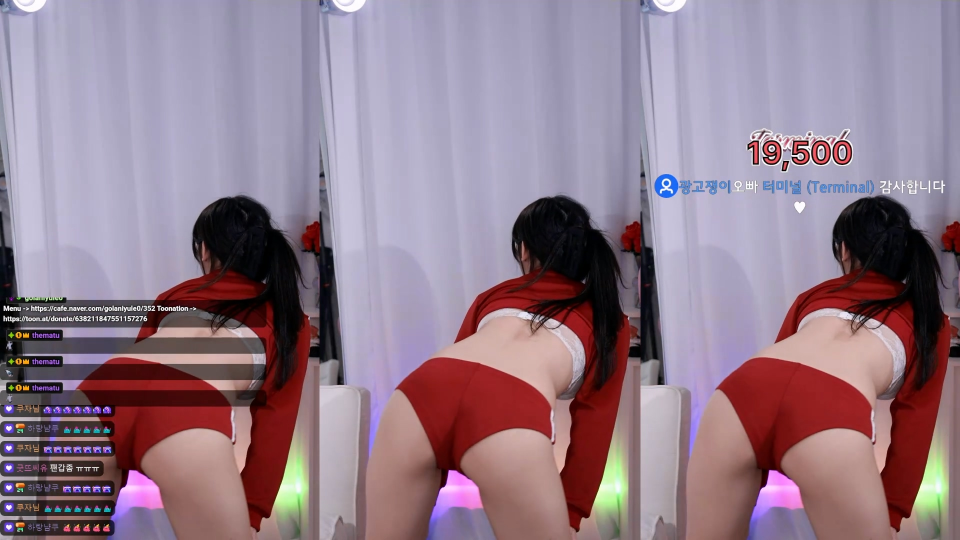
#> input picture cursor/test/image/input_1.jpg, 1920 x 1080 px (shown at 1/2 size)
$ python -i orb_scale_x4_video.py   (imports and definitions only)
#> lines starting #> are read from the running program, lines starting #| are printed output that depends on the picture
#> further down, picture is the input picture: shape (1080, 1920, 3); mean B, G, R 138.8, 124.2, 145.8
import cv2
import numpy as np
import subprocess
import time

def check_tripartite_orb(frame_bgr, tol=3, min_matches=15):
    """1/4 해상도 전용 ORB 판별 로직"""
#> called with tol = 3, min_matches = 15
    h, w = frame_bgr.shape[:2]
    slice_w = w // 3

    left_img = frame_bgr[:, :slice_w]
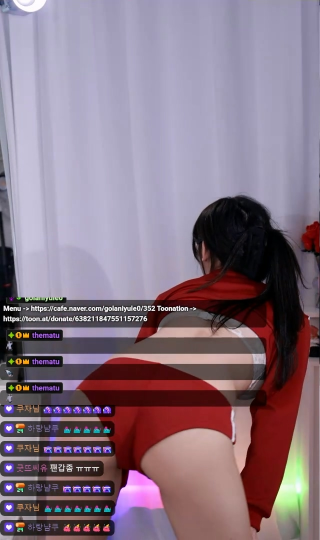
#> left_img: shape (1080, 640, 3) (shown at 1/2 size); mean B, G, R 130.5, 116.1, 134.9
    center_img = frame_bgr[:, slice_w:slice_w*2]
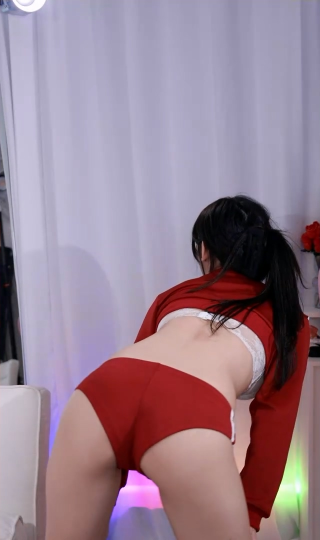
#> center_img: shape (1080, 640, 3) (shown at 1/2 size); mean B, G, R 143.6, 128.7, 151.6
    right_img = frame_bgr[:, slice_w*2:]
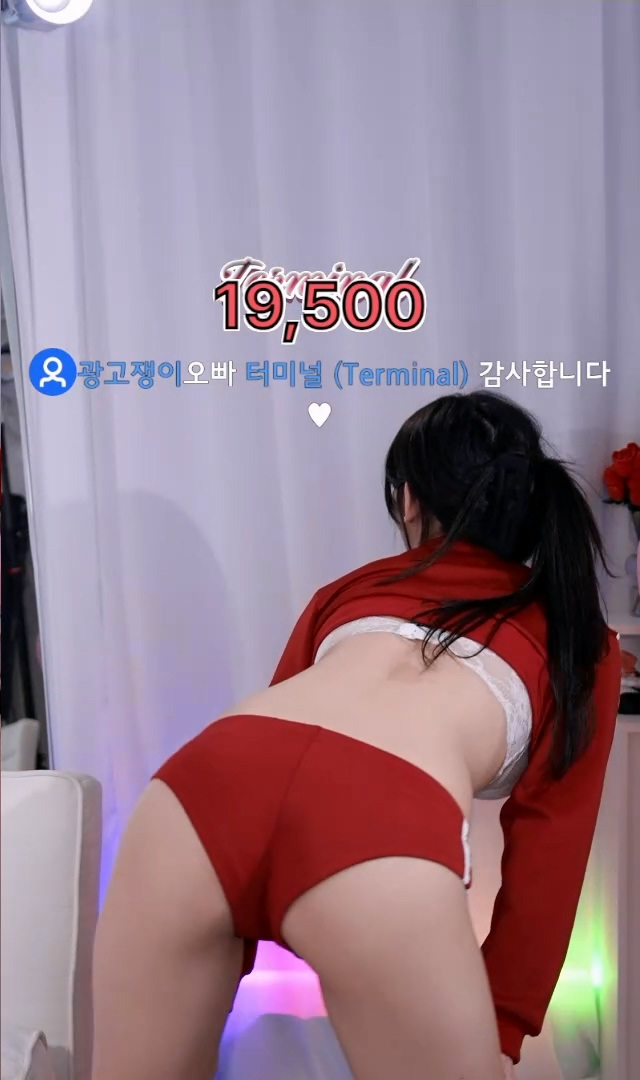
#> right_img: shape (1080, 640, 3); mean B, G, R 142.5, 127.7, 150.9

    orb = cv2.ORB_create(nfeatures=500) # 1/4 해상도라 500개면 충분합니다

    kp_l, des_l = orb.detectAndCompute(left_img, None)
#> kp_l = 500 keypoints; strongest (x, y, size): (298, 618, 31), (325, 618, 31), (290, 639, 31), (333, 617, 31)
    kp_c, des_c = orb.detectAndCompute(center_img, None)
#> kp_c = 500 keypoints; strongest (x, y, size): (259, 943, 77.1), (261, 941, 64.3), (258, 942, 44.6), (258, 941, 31)
    kp_r, des_r = orb.detectAndCompute(right_img, None)
#> kp_r = 500 keypoints; strongest (x, y, size): (226, 327, 31), (296, 323, 31), (236, 327, 31), (317, 295, 37.2)

    if des_c is None:
        return False

    bf = cv2.BFMatcher(cv2.NORM_HAMMING, crossCheck=True)

    matches_left = bf.match(des_c, des_l) if des_l is not None else []
#> matches_left = 93 matches
    matches_right = bf.match(des_c, des_r) if des_r is not None else []
#> matches_right = 95 matches

    left_valid, right_valid = 0, 0

    for m in matches_left:
        pt_c = kp_c[m.queryIdx].pt
        pt_l = kp_l[m.trainIdx].pt
        if abs(pt_c[0] - pt_l[0]) <= tol and abs(pt_c[1] - pt_l[1]) <= tol:
            left_valid += 1
#> this loop made 93 passes
#> (pt_c, pt_l) on passes 1 to 8: ((442, 652), (127.9, 596.2)), ((444, 650), (121, 599)), ((449, 646), (61.2, 598.8)), ((429, 643), (219, 633)), ((439, 643), (211.2, 614.4)), ((436, 642), (204, 634)), ((433, 641), (38, 617)), ((404, 484), (340, 618))
#> after the loop, left_valid = 7

    for m in matches_right:
        pt_c = kp_c[m.queryIdx].pt
        pt_r = kp_r[m.trainIdx].pt
        if abs(pt_c[0] - pt_r[0]) <= tol and abs(pt_c[1] - pt_r[1]) <= tol:
            right_valid += 1
#> this loop made 95 passes
#> (pt_c, pt_r) on passes 1 to 8: ((312, 663), (228.1, 325.6)), ((534, 1035), (232.9, 283.1)), ((446, 648), (223.2, 298.1)), ((435, 646), (283.4, 338.7)), ((433, 641), (256.8, 296.4)), ((404, 484), (304.6, 297.4)), ((390, 485), (268.8, 296.4)), ((428, 641), (334.8, 289.2))
#> after the loop, right_valid = 24

    return (left_valid >= min_matches) and (right_valid >= min_matches)


# [65 lines left out: function scan_video_fast_ffmpeg, not called in this run]

# --- 실행 부분 ---
# [8 lines not run here, left out]

>>> import cv2
>>> picture = cv2.imread('image/input_1.jpg')
>>> result = check_tripartite_orb(picture)
#> result = False

$ run again, on cursor/test/image/input_2.jpg
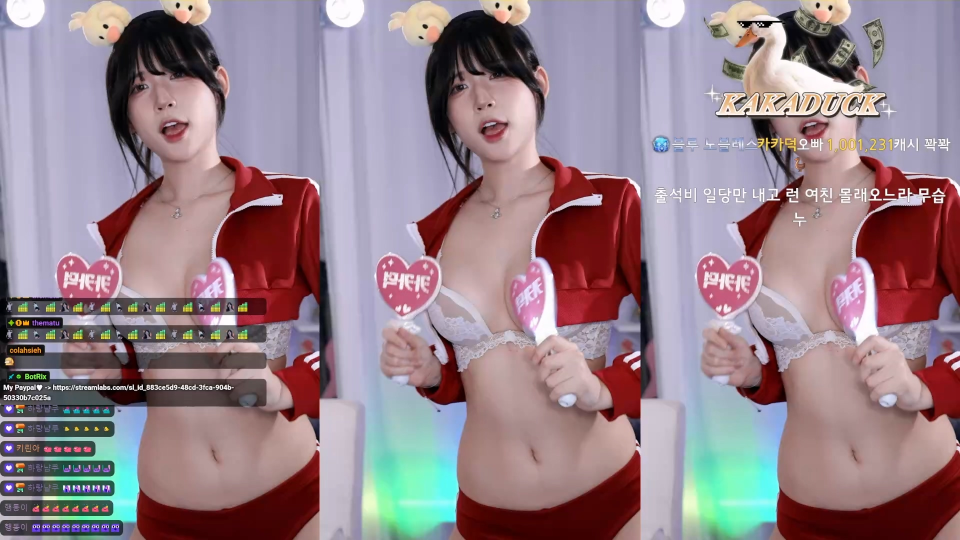
#> input picture cursor/test/image/input_2.jpg, 1920 x 1080 px (shown at 1/2 size)
#> picture is the input picture: shape (1080, 1920, 3); mean B, G, R 138.4, 129.9, 150.3
#> in check_tripartite_orb, `left_img = frame_bgr[:, :slice_w]`:
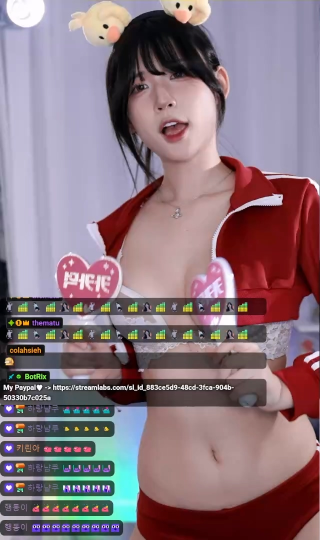
#> left_img: shape (1080, 640, 3) (shown at 1/2 size); mean B, G, R 125.4, 116.6, 137.6
#> in check_tripartite_orb, `right_img = frame_bgr[:, slice_w*2:]`:
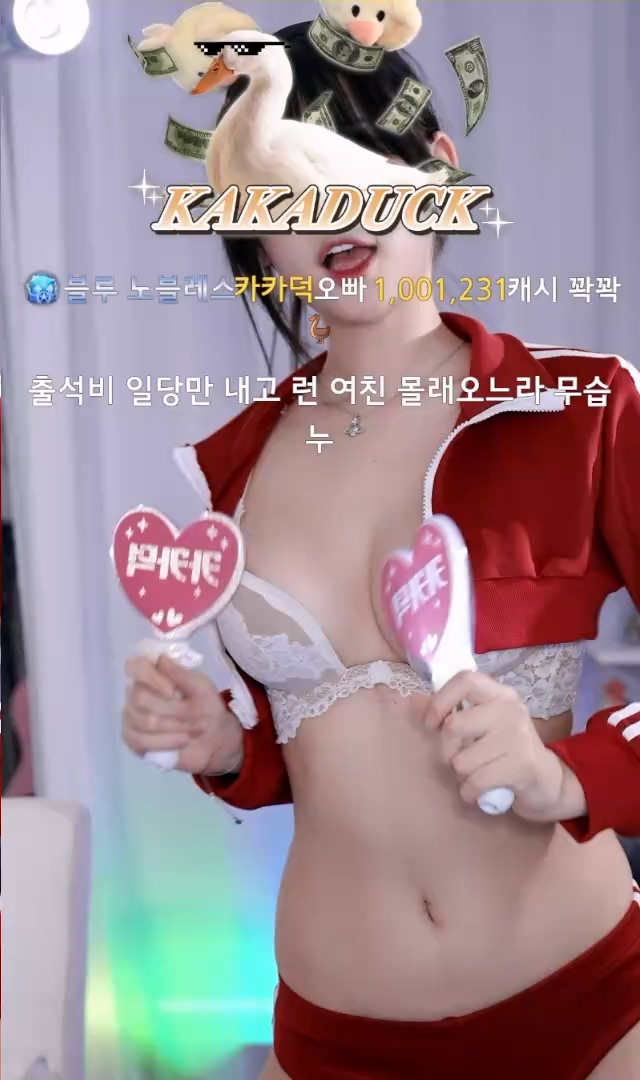
#> right_img: shape (1080, 640, 3); mean B, G, R 146.7, 139.3, 158.9
#> kp_l = 500 keypoints; strongest (x, y, size): (282, 776, 31), (229, 776, 31), (33, 772, 31), (236, 775, 31)
#> kp_c = 500 keypoints; strongest (x, y, size): (206, 51, 31), (558, 394, 64.3), (562, 390, 44.6), (213, 52, 44.6)
#> kp_r = 500 keypoints; strongest (x, y, size): (242, 50, 31), (239, 45, 31), (242, 46, 31), (240, 51, 31)
#> matches_left = 132 matches
#> matches_right = 129 matches
#> the loop in check_tripartite_orb, `for m in matches_left:` made 132 passes
#> (pt_c, pt_l) on passes 1 to 8: ((607, 721), (294, 770.4)), ((288, 172), (216.5, 972.9)), ((130, 544), (284.1, 773.5)), ((436, 132), (380.7, 619.6)), ((211, 793), (59.04, 790.6)), ((178, 557), (230.2, 696.7)), ((141, 531), (284, 769)), ((142, 519), (311, 770.4))
#> after the loop in check_tripartite_orb, `for m in matches_left:`: left_valid = 37
#> the loop in check_tripartite_orb, `for m in matches_right:` made 129 passes
#> (pt_c, pt_r) on passes 1 to 8: ((179, 554), (265.4, 292.4)), ((530, 352), (214.6, 226.1)), ((535, 358), (607, 386)), ((249, 728), (475.3, 385.7)), ((130, 544), (476.6, 383.4)), ((436, 132), (354.7, 222.2)), ((563, 389), (468.6, 383.6)), ((558, 395), (570, 382.8))
#> after the loop in check_tripartite_orb, `for m in matches_right:`: right_valid = 20
#> result = True

$ run again, on cursor/test/image/input_3.jpg
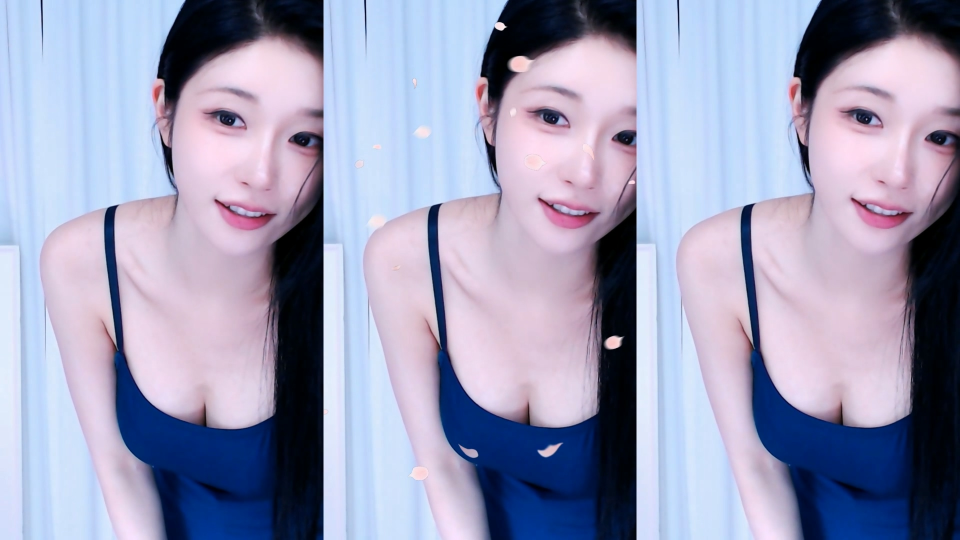
#> input picture cursor/test/image/input_3.jpg, 1920 x 1080 px (shown at 1/2 size)
#> picture is the input picture: shape (1080, 1920, 3); mean B, G, R 183.7, 156.5, 155.5
#> in check_tripartite_orb, `center_img = frame_bgr[:, slice_w:slice_w*2]`:
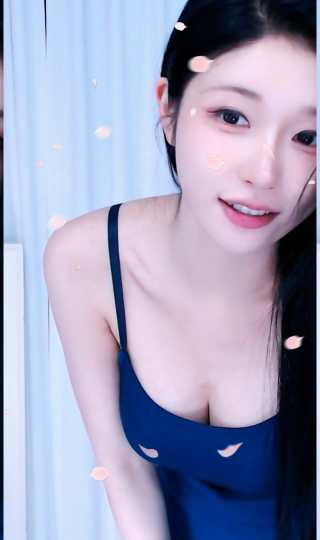
#> center_img: shape (1080, 640, 3) (shown at 1/2 size); mean B, G, R 186.3, 159.1, 158.1
#> in check_tripartite_orb, `right_img = frame_bgr[:, slice_w*2:]`:
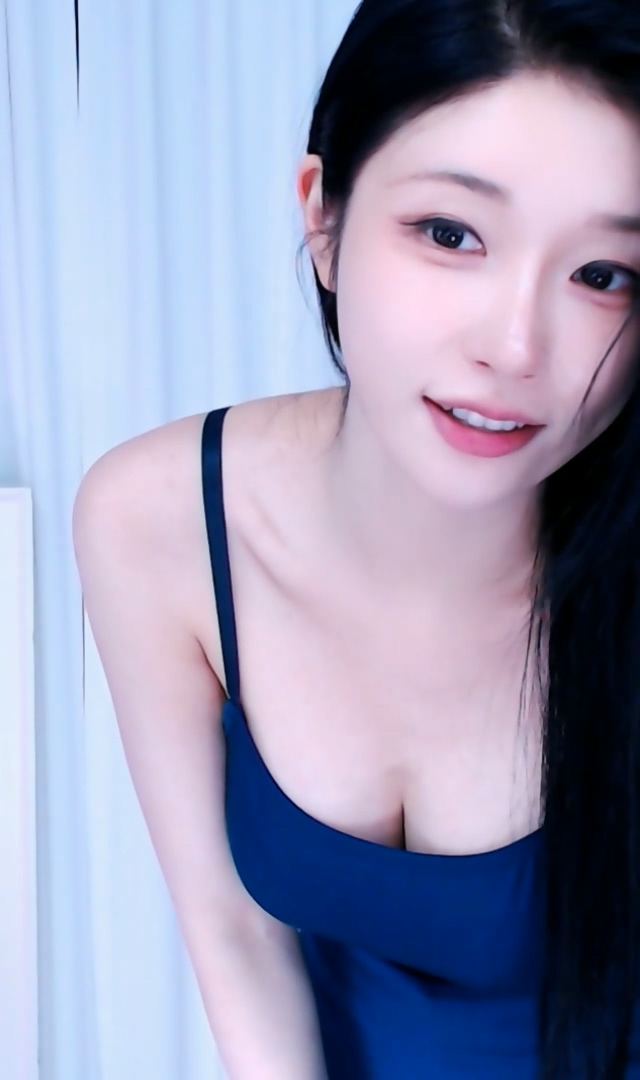
#> right_img: shape (1080, 640, 3); mean B, G, R 181.2, 154.1, 153.2
#> kp_l = 499 keypoints; strongest (x, y, size): (315, 151, 64.3), (315, 154, 44.6), (316, 155, 37.2), (229, 413, 77.1)
#> kp_c = 500 keypoints; strongest (x, y, size): (371, 53, 37.2), (372, 53, 31), (370, 53, 44.6), (370, 54, 53.6)
#> kp_r = 500 keypoints; strongest (x, y, size): (308, 151, 44.6), (309, 147, 77.1), (309, 151, 64.3), (308, 152, 53.6)
#> matches_left = 253 matches
#> matches_right = 266 matches
#> the loop in check_tripartite_orb, `for m in matches_left:` made 253 passes
#> (pt_c, pt_l) on passes 1 to 3: ((238, 686), (231, 689)), ((534, 426), (527, 429)), ((322, 153), (315, 156))
#> after the loop in check_tripartite_orb, `for m in matches_left:`: left_valid = 0
#> the loop in check_tripartite_orb, `for m in matches_right:` made 266 passes
#> (pt_c, pt_r) on passes 1 to 3: ((534, 426), (520, 426)), ((322, 153), (308, 153)), ((530, 426), (516, 426))
#> result = False
